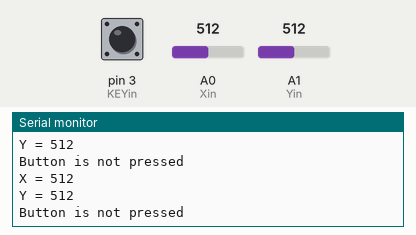
This sketch was run on a simulated Arduino Uno, built with avr-gcc and run on an emulated ATmega328P. Shown: the last lines printed to the serial monitor. The inputs (shaded band) are chosen by the test bench; at power-on: pin 3 (KEYin) HIGH, A0 (Xin) = 512, A1 (Yin) = 512.

Above: at 1.2 s.
1.3 s: pin 3 (KEYin) pulled LOW for 0.35 s
At 1.71 s:
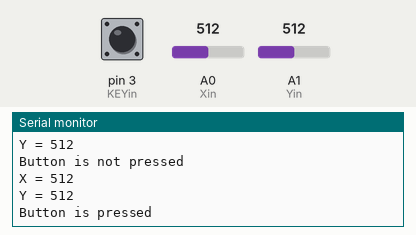
3.1 s: A0 (Xin) set to 716
At 3.52 s:
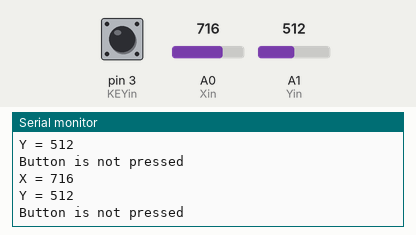
4.6 s: A1 (Yin) set to 716
At 5.02 s:
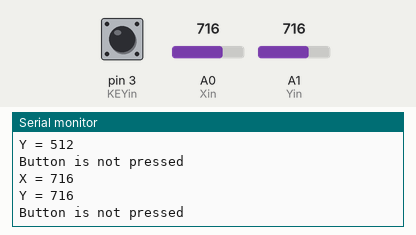
6.1 s: A0 (Xin) set to 900
At 6.53 s:
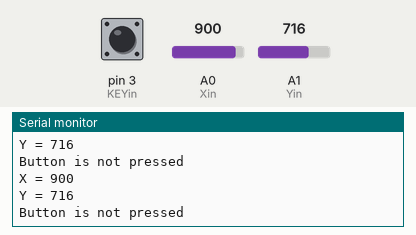
7.6 s: A1 (Yin) set to 900
At 8.03 s:
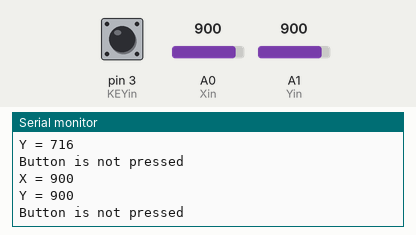
Timing chart, 0 to 10.1 s (numbered marks = the images above; inputs shaded):
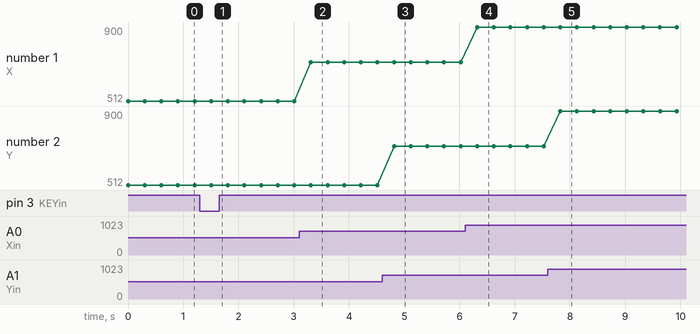

Measured:
- after the input at 1.3 s, the serial monitor: prints a new line after 0.21 s (image 1)
- after the input at 3.1 s, the serial monitor: prints a new line after 0.21 s (image 2)
- after the input at 4.6 s, the serial monitor: prints a new line after 0.22 s (image 3)
- after the input at 6.1 s, the serial monitor: prints a new line after 0.22 s (image 4)
- after the input at 7.6 s, the serial monitor: prints a new line after 0.22 s (image 5)
- plotted number 1: 512 → 716 after the input at 3.1 s, 716 → 900 after the input at 6.1 s

The sketch:

15_joystick_cntl.ino
```cpp
const int Xin = A0;
const int Yin = A1;
const int KEYin = 3;

void setup() {
  // put your setup code here, to run once:
  Serial.begin(115200);
  pinMode(KEYin, INPUT_PULLUP);
}

void loop() {
  // put your main code here, to run repeatedly:
  int xVal = analogRead(Xin);
  int yVal = analogRead(Yin);
  int buttonVal = digitalRead(KEYin);

  Serial.print("X = ");
  Serial.println(xVal, DEC);

  Serial.print("Y = ");
  Serial.println(yVal, DEC);

  Serial.print("Button is ");
  if(buttonVal == HIGH) Serial.println("not pressed \n");
  else Serial.println("pressed \n");

  delay(300);
}
```
